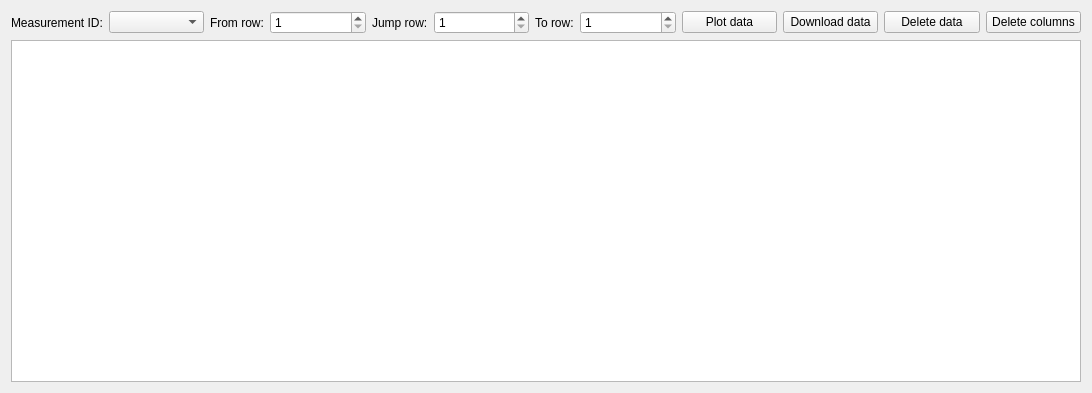
<?xml version="1.0" encoding="UTF-8"?>
<ui version="4.0">
 <class>ViewWindow</class>
 <widget class="QWidget" name="ViewWindow">
  <property name="geometry">
   <rect>
    <x>0</x>
    <y>0</y>
    <width>1092</width>
    <height>393</height>
   </rect>
  </property>
  <property name="windowTitle">
   <string>View</string>
  </property>
  <property name="windowIcon">
   <iconset resource="../../../../resources/icons/buttons/buttonicons.qrc">
    <normaloff>:/icons/buttons/view.ico</normaloff>:/icons/buttons/view.ico</iconset>
  </property>
  <layout class="QGridLayout" name="gridLayout">
   <item row="0" column="6">
    <widget class="QLabel" name="label_4">
     <property name="sizePolicy">
      <sizepolicy hsizetype="Fixed" vsizetype="Preferred">
       <horstretch>0</horstretch>
       <verstretch>0</verstretch>
      </sizepolicy>
     </property>
     <property name="text">
      <string>Jump row:</string>
     </property>
    </widget>
   </item>
   <item row="0" column="10">
    <widget class="QPushButton" name="plotDataPushButton">
     <property name="text">
      <string>Plot data</string>
     </property>
    </widget>
   </item>
   <item row="0" column="4">
    <widget class="QLabel" name="label_2">
     <property name="sizePolicy">
      <sizepolicy hsizetype="Fixed" vsizetype="Preferred">
       <horstretch>0</horstretch>
       <verstretch>0</verstretch>
      </sizepolicy>
     </property>
     <property name="text">
      <string>From row:</string>
     </property>
    </widget>
   </item>
   <item row="0" column="2">
    <widget class="QLabel" name="label">
     <property name="sizePolicy">
      <sizepolicy hsizetype="Fixed" vsizetype="Preferred">
       <horstretch>0</horstretch>
       <verstretch>0</verstretch>
      </sizepolicy>
     </property>
     <property name="text">
      <string>Measurement ID:</string>
     </property>
    </widget>
   </item>
   <item row="1" column="2" colspan="12">
    <widget class="QTableWidget" name="measurementTableWidget">
     <property name="editTriggers">
      <set>QAbstractItemView::NoEditTriggers</set>
     </property>
     <property name="selectionBehavior">
      <enum>QAbstractItemView::SelectColumns</enum>
     </property>
    </widget>
   </item>
   <item row="0" column="11">
    <widget class="QPushButton" name="downloadDataPushButton">
     <property name="text">
      <string>Download data</string>
     </property>
    </widget>
   </item>
   <item row="0" column="12">
    <widget class="QPushButton" name="deleteDataPushButton">
     <property name="text">
      <string>Delete data</string>
     </property>
    </widget>
   </item>
   <item row="0" column="9">
    <widget class="QSpinBox" name="toRowSpinBox">
     <property name="minimum">
      <number>1</number>
     </property>
     <property name="maximum">
      <number>999999999</number>
     </property>
     <property name="value">
      <number>1</number>
     </property>
    </widget>
   </item>
   <item row="0" column="8">
    <widget class="QLabel" name="label_3">
     <property name="sizePolicy">
      <sizepolicy hsizetype="Fixed" vsizetype="Preferred">
       <horstretch>0</horstretch>
       <verstretch>0</verstretch>
      </sizepolicy>
     </property>
     <property name="text">
      <string>To row:</string>
     </property>
    </widget>
   </item>
   <item row="0" column="5">
    <widget class="QSpinBox" name="fromRowSpinBox">
     <property name="minimum">
      <number>1</number>
     </property>
     <property name="maximum">
      <number>999999999</number>
     </property>
    </widget>
   </item>
   <item row="0" column="3">
    <widget class="QComboBox" name="measurementIDComboBox"/>
   </item>
   <item row="0" column="13">
    <widget class="QPushButton" name="deleteColumnsPushButton">
     <property name="text">
      <string>Delete columns</string>
     </property>
    </widget>
   </item>
   <item row="0" column="7">
    <widget class="QSpinBox" name="jumpRowSpinBox">
     <property name="minimum">
      <number>1</number>
     </property>
     <property name="maximum">
      <number>999999999</number>
     </property>
    </widget>
   </item>
  </layout>
 </widget>
 <resources>
  <include location="../../../../resources/icons/buttons/buttonicons.qrc"/>
  <include location="../../../../resources/icons/buttons/buttonicons.qrc"/>
  <include location="../../../../resources/icons/buttons/buttonicons.qrc"/>
 </resources>
 <connections/>
</ui>
